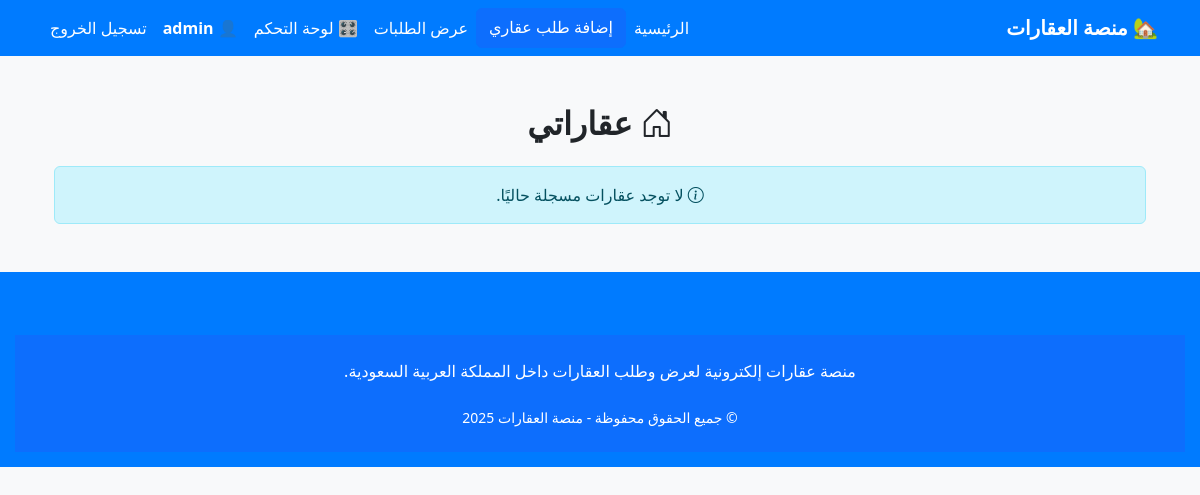
Page /عقاراتي/ (signed in) on the earlier database version.
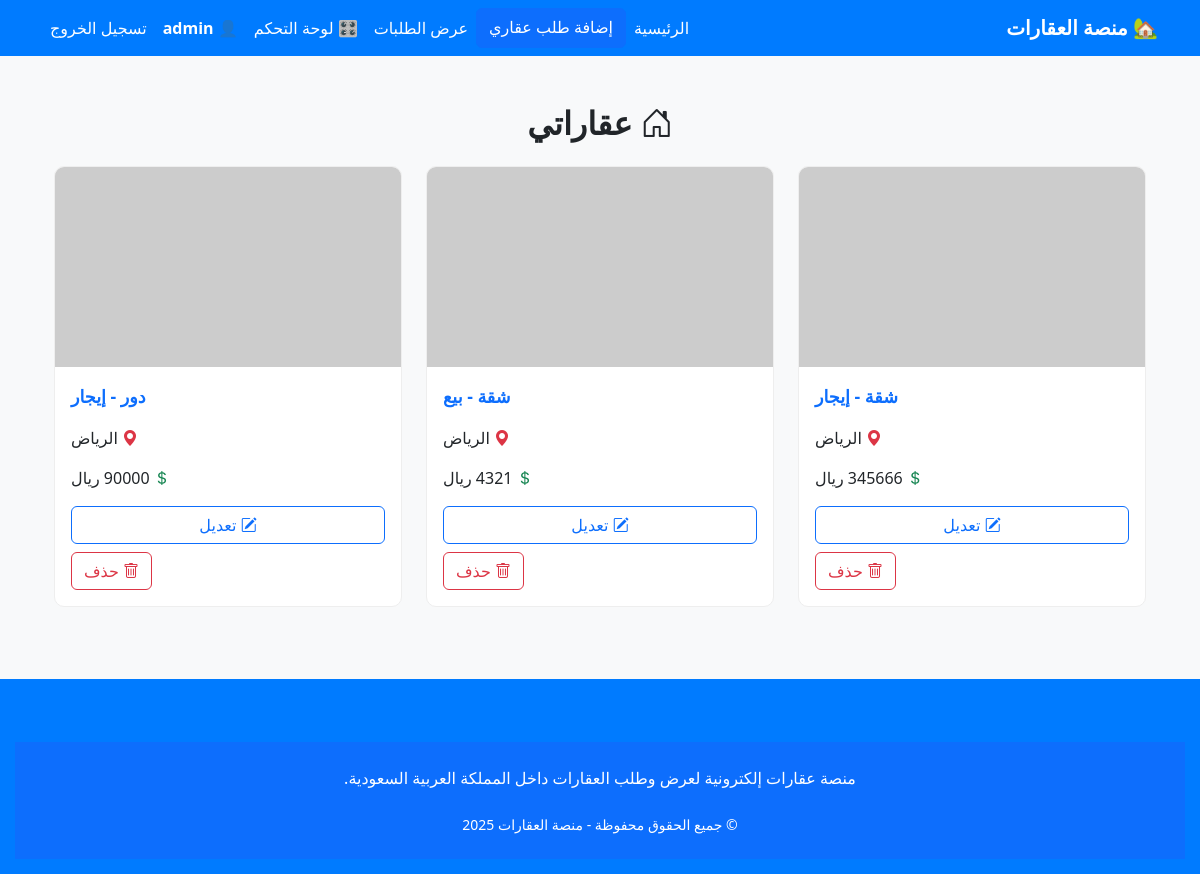
Same page on the later database version.
### properties/models.py (models this page shows, shortened)
class Property(models.Model):
    price = models.DecimalField(max_digits=10, decimal_places=2, null=True, blank=True)
    user = models.ForeignKey(User, on_delete=models.CASCADE, related_name='properties')
    request_type = models.CharField(max_length=10, choices=REQUEST_TYPES)
    owner_type = models.CharField(max_length=10, choices=OWNER_TYPES)
    property_type = models.CharField(max_length=20, choices=PROPERTY_TYPES)
    city = models.CharField(max_length=100)
    district = models.CharField(max_length=100)
    area = models.FloatField()
    details = models.TextField(blank=True)
    full_name = models.CharField(max_length=255)
    phone = models.CharField(max_length=20)
    created_at = models.DateTimeField(auto_now_add=True)
    description = models.TextField(verbose_name="وصف العقار", blank=True, null=True)
    FINANCE_CHOICES = [
        (True, 'نعم'),
        (False, 'لا')
    ]
    is_finance_available = models.BooleanField(choices=FINANCE_CHOICES, default=False)

### properties/context_processors.py (called while the page is built)
def news_ticker(request):
    news_items = News.objects.filter(is_active=True).order_by('-created_at')
    return {'news_ticker_items': news_items}

def footer_settings(request):
    footer = FooterSettings.objects.first()
    return {'footer': footer}

### properties/views.py (called while the page is built)
@login_required
def my_properties(request):
    properties = Property.objects.filter(user=request.user)
    return render(request, 'properties/my_properties.html', {'properties': properties})

### properties/templates/properties/my_properties.html (shortened to what this page needs)
{% extends "base.html" %}
{% load static %}
{% block content %}
<link href="https://cdn.jsdelivr.net/npm/bootstrap-icons@1.10.5/font/bootstrap-icons.css" rel="stylesheet">
<div class="container mt-5">
    <h2 class="fw-bold text-center mb-4"><i class="bi bi-house-door"></i> عقاراتي</h2>
    {% if properties %}
        <div class="row">
            {% for property in properties %}
                <div class="col-md-4 mb-4 d-flex">
                    <div class="card property-card w-100">
                        {% if property.propertyimage_set.first %}
                            <img src="{{ property.propertyimage_set.first.image.url }}" class="property-image" alt="صورة العقار">
                        {% else %}
                            <img src="https://via.placeholder.com/400x200?text=لا+توجد+صورة" class="property-image" alt="لا توجد صورة">
                        {% endif %}
                        <div class="card-body text-end">
                            <p class="property-title text-primary">
                                {{ property.get_property_type_display }} - {{ property.get_request_type_display }}
                            </p>
                            <p><i class="bi bi-geo-alt-fill text-danger"></i> {{ property.city }}</p>
                            <p><i class="bi bi-currency-dollar text-success"></i>
                                {% if property.price %}
                                    {{ property.price|floatformat:0 }} ريال
                                {% else %}
                                    غير محدد
                                {% endif %}
                            </p>
                            <div class="d-grid gap-2 mt-3">
                                <a href="{% url 'edit_property' property.id %}" class="btn btn-outline-primary">
                                    <i class="bi bi-pencil-square"></i> تعديل
                                </a>
                                <form method="POST" action="{% url 'delete_property' property.id %}" onsubmit="return confirm('هل أنت متأكد أنك تريد حذف هذا العقار؟');">
                                    <button type="submit" class="btn btn-outline-danger">
                                        <i class="bi bi-trash"></i> حذف
                                    </button>
                                </form>
                            </div>
                        </div>
                    </div>
                </div>
            {% endfor %}
        </div>
    {% else %}
        <div class="alert alert-info text-center">
            <i class="bi bi-info-circle"></i> لا توجد عقارات مسجلة حاليًا.
        </div>
    {% endif %}
</div>
{% endblock %}

Differences in the rows shown:
added Property: property_type "شقة", request_type "إيجار", city "الرياض"
added Property: property_type "شقة", request_type "بيع", city "الرياض"
added Property: property_type "دور", request_type "إيجار", city "الرياض"
Other differences:
text no longer shown: "لا توجد عقارات مسجلة حاليًا."
